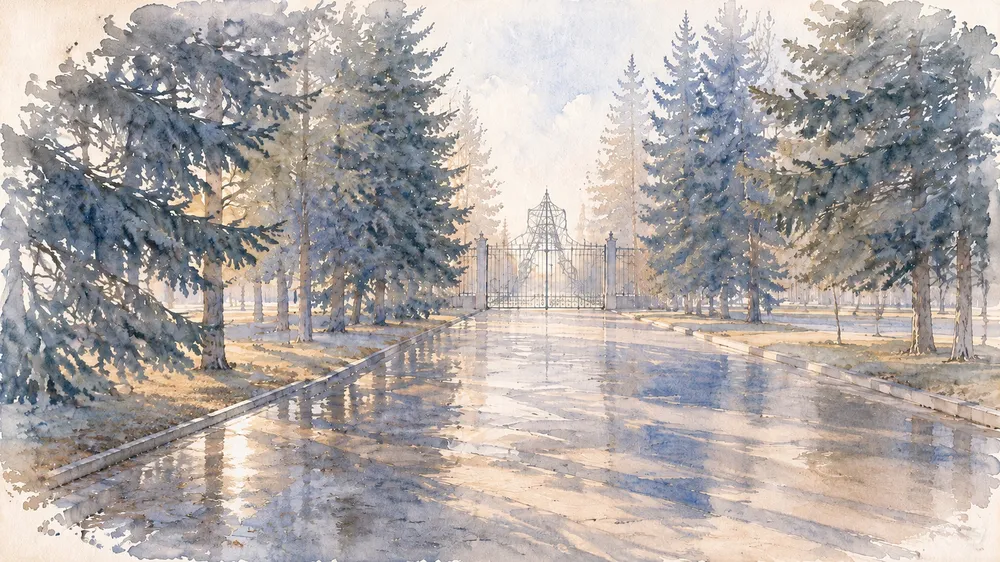
#> input picture vn2/img/bg/alley.webp, 1000 x 562 px, shrunk from 1920 x 1080 before the run
$ python _alley_vp.py
#> lines starting #> are read from the running program, lines starting #| are printed output that depends on the picture; after the words box and inside, x2 and y2 are one past the last pixel; in counts of white or black regions, pixels touching at a corner belong together
# -*- coding: utf-8 -*-
"""Точка схода аллеи: куда уходит дорожка. От этого зависит, под каким углом должна
стоять скамейка (её длинная ось параллельна дорожке -> смотрит в ту же точку схода).

Метод: идём по строкам снизу вверх и ищем границу «асфальт | не асфальт» слева и справа
(асфальт светлый и малонасыщенный, трава/ели тёмные и/или зелёные). К найденным точкам
подгоняем прямые; их пересечение — точка схода.
"""
import os
import numpy as np
from PIL import Image

HERE = os.path.dirname(os.path.abspath(__file__))
im = Image.open(os.path.join(HERE, 'vn2', 'img', 'bg', 'alley.webp')).convert('RGB')
#> im is the input picture: PIL image 1000x562 RGB; mean R, G, B 175.1, 168.4, 165.7
a = np.asarray(im).astype(np.float32)
W, H = im.size
hsv = np.asarray(im.convert('HSV')).astype(np.int16)
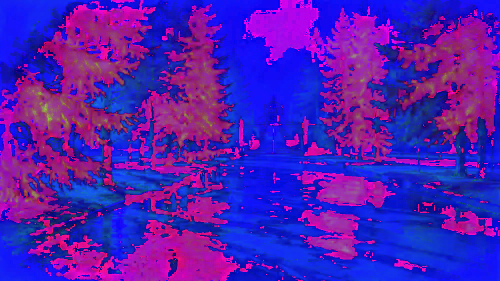
#> hsv: shape (562, 1000, 3) int16 (shown at 1/2 size); mean R, G, B 79.8, 27.9, 179.9
Hc, S, V = hsv[..., 0].astype(np.float32), hsv[..., 1].astype(np.float32), hsv[..., 2]
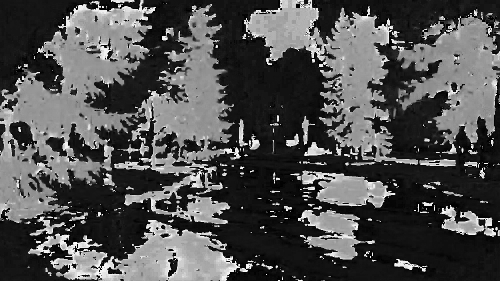
#> Hc: shape (562, 1000) float32 (shown at 1/2 size); min 0, max 253, mean 79.8
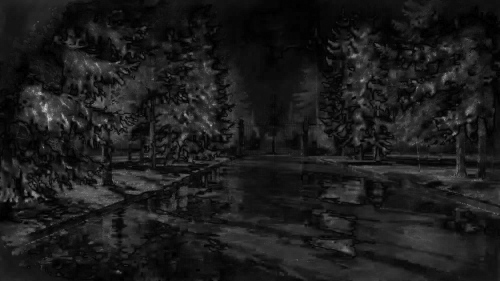
#> S: shape (562, 1000) float32 (shown at 1/2 size); min 0, max 255, mean 27.9
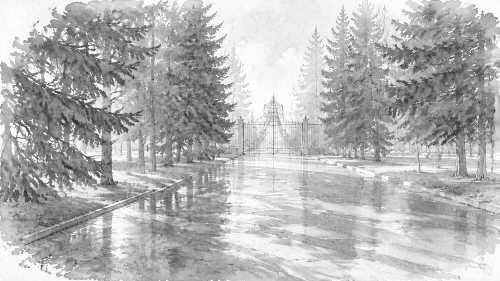
#> V: shape (562, 1000) int16 (shown at 1/2 size); min 19, max 255, mean 179.9
lum = 0.299 * a[..., 0] + 0.587 * a[..., 1] + 0.114 * a[..., 2]
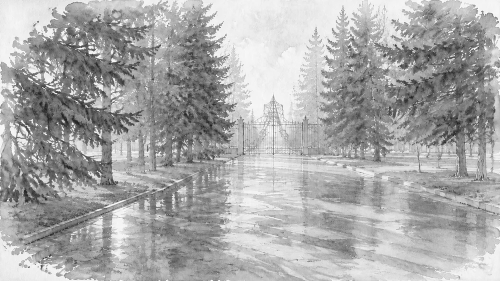
#> lum: shape (562, 1000) float32 (shown at 1/2 size); min 16.21, max 255, mean 170.1

# асфальт: светлый (V>110), не зелёный (не 40..110 в PIL-H), насыщенность низкая/средняя
asphalt = (V > 105) & (S < 90) & ~((Hc > 38) & (Hc < 115) & (S > 60))
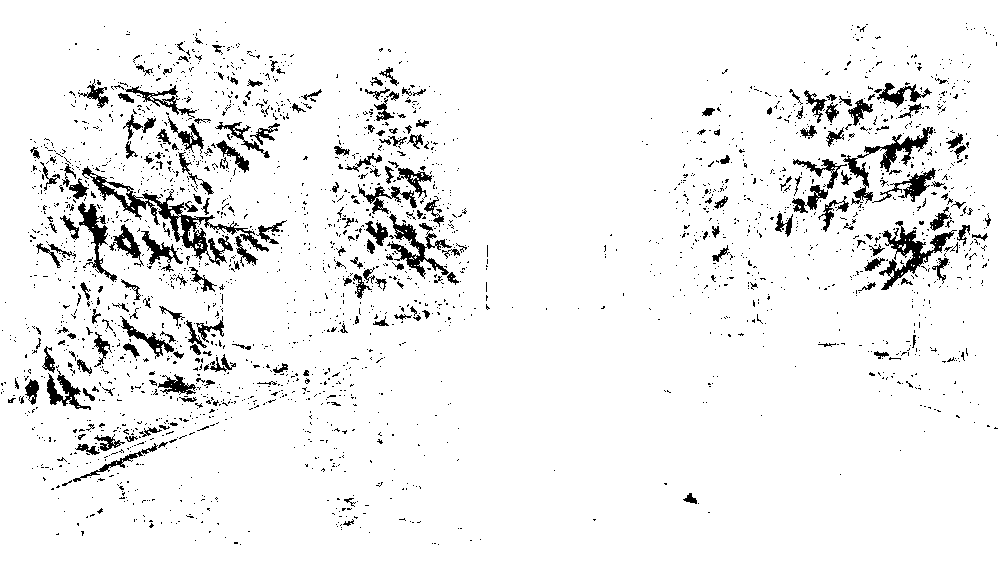
#> asphalt: shape (562, 1000) bool; 93.8% white; 2484 black regions (2258 under 20 px), largest, box (x1, y1, x2, y2) and area: (82, 166, 269, 266) 2594, (879, 221, 957, 290) 1392, (843, 127, 933, 205) 1286
print('доля «асфальта»: %.1f%%' % (100 * asphalt.mean()))
#| доля «асфальта»: 93.8%

left_pts, right_pts = [], []
for y in range(int(H * 0.55), H, 4):
    row = asphalt[y]
    # сглаживаем строку по 9 px, чтобы не ловить одиночные мазки
    k = np.ones(9) / 9.0
    sm = np.convolve(row.astype(np.float32), k, mode='same')
    on = sm > 0.6
    if on.sum() < 40:
        continue
    idx = np.nonzero(on)[0]
    # самая длинная непрерывная полоса
    splits = np.nonzero(np.diff(idx) > 1)[0]
    segs = np.split(idx, splits + 1)
    seg = max(segs, key=len)
    if len(seg) < 80:
        continue
    left_pts.append((seg[0], y))
    right_pts.append((seg[-1], y))
#> this loop made 64 passes
#> splits on passes 1 to 8: [89, 117, 149, 391], [166, 406], [89, 124, 157, 367], [89, 92, 102, 352, 716, 720], [118, 163, 168, 173, 186, 339], [60, 120, 180, 287], [90, 124, 139, 163, 168], [68, 126, 158, 160]
#> after the loop, left_pts = 64 pairs, first value 1 to 432, second value 309 to 561; right_pts = 64 pairs, first value 344 to 998, second value 309 to 561

print('точек границы: слева %d, справа %d' % (len(left_pts), len(right_pts)))
#| точек границы: слева 64, справа 64
for name, pts in (('левый край', left_pts), ('правый край', right_pts)):
    if len(pts) < 10:
        print('%s: мало точек' % name)
        continue
    p = np.array(pts, float)
    # отбрасываем выбросы по x (медианный фильтр по y)
    med = np.median(p[:, 0])
    keep = np.abs(p[:, 0] - med) < 0.28 * W
    p = p[keep]
    kk, bb = np.polyfit(p[:, 1], p[:, 0], 1)
    ang = np.degrees(np.arctan(kk))
    print('%s: x = %.4f y + %.1f  -> наклон к вертикали %.1f°  (точек %d, y %d..%d)'
          % (name, kk, bb, ang, len(p), p[:, 1].min(), p[:, 1].max()))
    if name == 'левый край':
        kL, bL = kk, bb
    else:
        kR, bR = kk, bb
#> this loop made 2 passes
#> (name, med, kk, bb, ang, kL, bL) on pass 1: ('левый край', 187, -1.13, 672.7, -48.5, -1.13, 672.7)
#> (printed output is left out)

if abs(kL - kR) > 1e-6:
    yv = (bR - bL) / (kL - kR)
#> yv = -161.6
    xv = kL * yv + bL
#> xv = 855.4
    print('\nТОЧКА СХОДА: x=%.0f (%.0f%% ширины), y=%.0f (%.0f%% высоты)'
          % (xv, 100 * xv / W, yv, 100 * yv / H))
#| ТОЧКА СХОДА: x=855 (86% ширины), y=-162 (-29% высоты)
    for label, bx, by in (('скамейка слева (x 20%%, y 90%%)', 0.20 * W, 0.90 * H),
                          ('скамейка (x 30%%, y 88%%)', 0.30 * W, 0.88 * H)):
        dx, dy = xv - bx, yv - by
        ang = np.degrees(np.arctan2(-dy, dx))
        print('  %s -> длинная ось должна идти под %+.1f° (плюс = вверх-вправо), длина %.0f px'
              % (label, ang, np.hypot(dx, dy)))
#> this loop made 2 passes
#> (dx, dy, ang) on passes 1 to 2: (655.4, -667.4, 45.52), (555.4, -656.2, 49.76)
#> (printed output is left out)

$ run again, with vn2/img/bg/cabinet.webp copied over vn2/img/bg/alley.webp
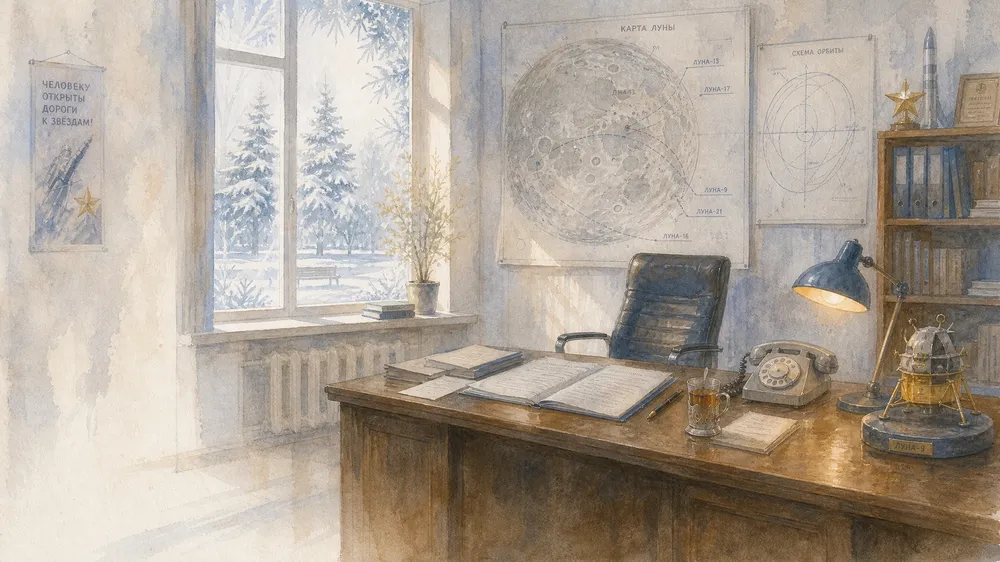
#> input picture vn2/img/bg/cabinet.webp, 1000 x 562 px, shrunk from 1920 x 1080 before the run
#> im is the input picture: PIL image 1000x562 RGB; mean R, G, B 173.9, 163.1, 151
#> `Hc, S, V = hsv[..., 0].astype(np.float32), hsv[..., 1].astype(np.float..`:
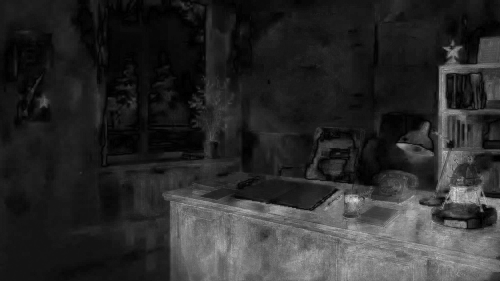
#> S: shape (562, 1000) float32 (shown at 1/2 size); min 0, max 255, mean 43.4
#> `asphalt = (V > 105) & (S < 90) & ~((Hc > 38) & (Hc < 115) & (S > 60))`:
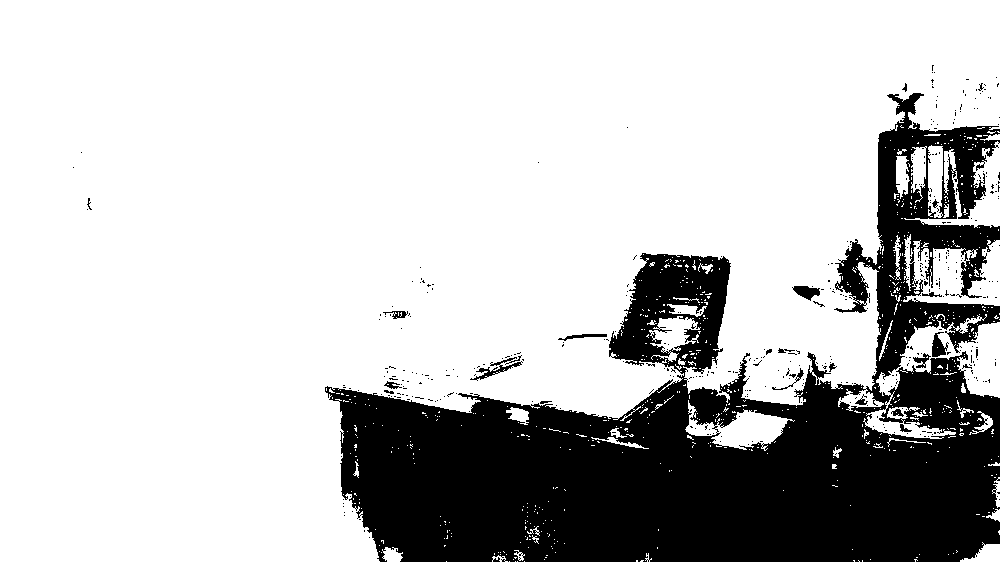
#> asphalt: shape (562, 1000) bool; 76.6% white; 426 black regions (403 under 20 px), largest, box (x1, y1, x2, y2) and area: (325, 93, 1000, 562) 128611, (470, 355, 523, 381) 318, (792, 286, 820, 301) 245
#| доля «асфальта»: 76.6%
#> the loop `for y in range(int(H * 0.55), H, 4):` made 64 passes
#> splits on passes 1 to 8: [625, 650, 758, 765], [396, 613, 640], [392, 609], [620, 656, 809], [621, 658, 815, 821], [617, 638, 647, 805, 830, 833, 846], [614, 616, 648, 807, 826, 831], [563, 589, 621, 778, 799, 809]
#> after the loop `for y in range(int(H * 0.55), H, 4):`: left_pts = 64 pairs, first value 1 to 1, second value 309 to 561; right_pts = 64 pairs, first value 326 to 666, second value 309 to 561
#| точек границы: слева 64, справа 64
#> the loop `for name, pts in (('левый край', left_pts), ('правый край', right_pts)):` made 2 passes
#> (name, med, kk, bb, ang, kR, bR) on pass 2: ('правый край', 358, -0.891, 793.7, -41.71, -0.891, 793.7)
#> (printed output is left out)
#> yv = 889.3
#> xv = 1
#| ТОЧКА СХОДА: x=1 (0% ширины), y=889 (158% высоты)
#> the loop `for label, bx, by in (('скамейка слева (x 20%%, y 90%%)', 0.20 * W, 0...` made 2 passes
#> (dx, dy, ang) on passes 1 to 2: (-199, 383.5, -117.4), (-299, 394.7, -127.1)
#> (printed output is left out)
